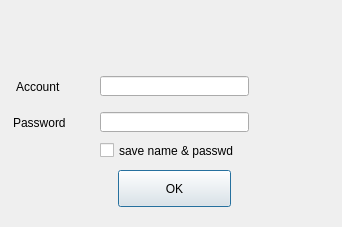
<?xml version="1.0" encoding="UTF-8"?>
<ui version="4.0">
 <class>Dialog</class>
 <widget class="QDialog" name="Dialog">
  <property name="geometry">
   <rect>
    <x>0</x>
    <y>0</y>
    <width>342</width>
    <height>227</height>
   </rect>
  </property>
  <property name="minimumSize">
   <size>
    <width>342</width>
    <height>227</height>
   </size>
  </property>
  <property name="sizeIncrement">
   <size>
    <width>342</width>
    <height>227</height>
   </size>
  </property>
  <property name="windowTitle">
   <string>Dialog</string>
  </property>
  <property name="modal">
   <bool>true</bool>
  </property>
  <widget class="QLabel" name="label_acct">
   <property name="geometry">
    <rect>
     <x>16</x>
     <y>76</y>
     <width>61</width>
     <height>21</height>
    </rect>
   </property>
   <property name="text">
    <string>Account</string>
   </property>
  </widget>
  <widget class="QLabel" name="label_passwd">
   <property name="geometry">
    <rect>
     <x>13</x>
     <y>112</y>
     <width>77</width>
     <height>21</height>
    </rect>
   </property>
   <property name="text">
    <string>Password</string>
   </property>
  </widget>
  <widget class="QLineEdit" name="lineEdit_acct">
   <property name="geometry">
    <rect>
     <x>100</x>
     <y>76</y>
     <width>149</width>
     <height>20</height>
    </rect>
   </property>
  </widget>
  <widget class="QLineEdit" name="lineEdit_passwd">
   <property name="geometry">
    <rect>
     <x>100</x>
     <y>112</y>
     <width>149</width>
     <height>20</height>
    </rect>
   </property>
  </widget>
  <widget class="QCheckBox" name="checkBox_save_passwd">
   <property name="geometry">
    <rect>
     <x>100</x>
     <y>140</y>
     <width>177</width>
     <height>21</height>
    </rect>
   </property>
   <property name="text">
    <string>save name &amp;&amp; passwd</string>
   </property>
  </widget>
  <widget class="QPushButton" name="pushButton_ok">
   <property name="geometry">
    <rect>
     <x>118</x>
     <y>170</y>
     <width>113</width>
     <height>37</height>
    </rect>
   </property>
   <property name="text">
    <string>OK</string>
   </property>
  </widget>
 </widget>
 <resources/>
 <connections/>
</ui>
